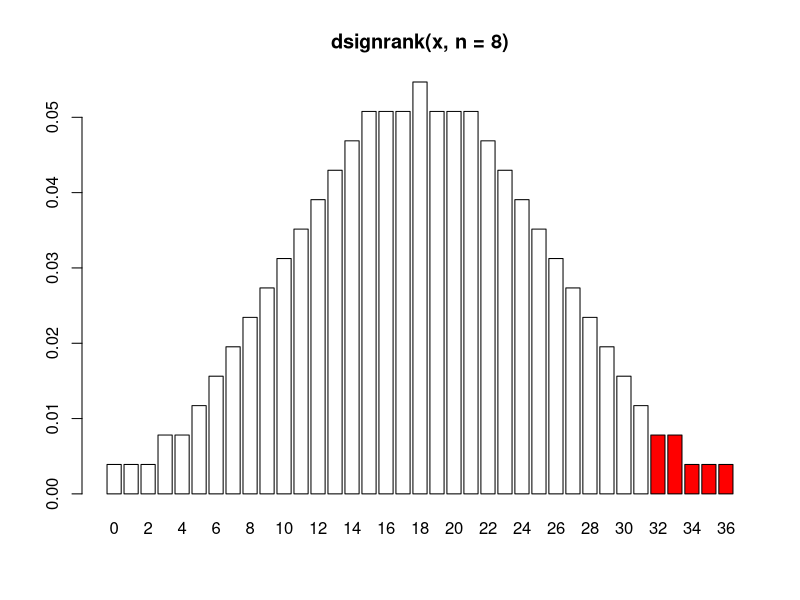
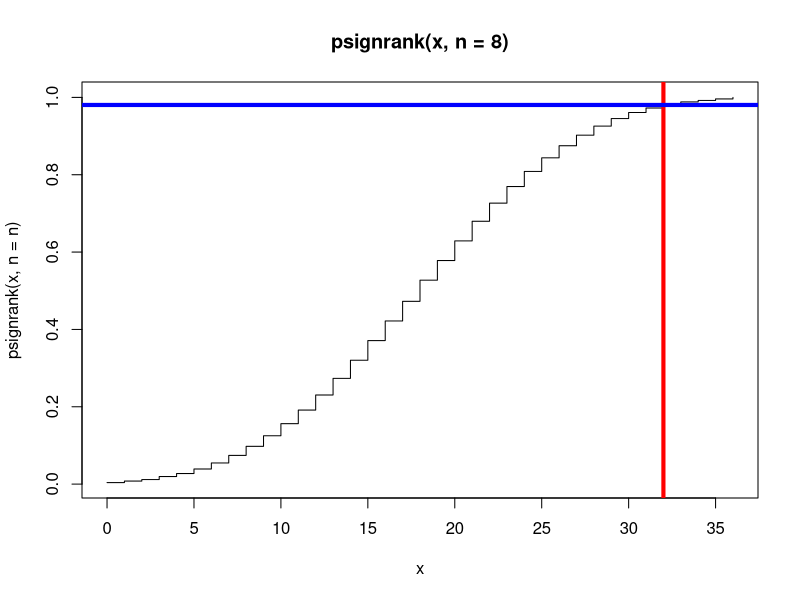
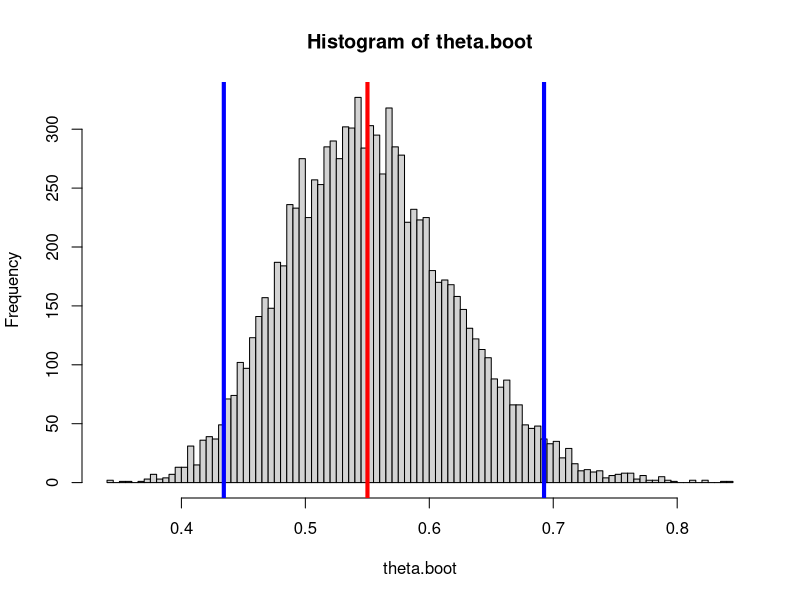

These charts were generated, in order, by the following R code:
## ---- chunk 1
knitr::opts_chunk$set(echo = TRUE)
## ---- chunk 2
school = c(82,69,73,43,58,56,76,65)
home = c(63,42,74,37,51,43,80,62)
## ---- chunk 3
response = school - home
response
## ---- chunk 4
wplus = sum((response>0)*rank(abs(response)))
wplus
## ---- chunk 5
n = length(response)
w = sum(sign(response)*rank(abs(response)))
wplus = 0.5*w + n*(n+1)/4
wplus
## ---- chunk 6
x = seq(0,n*(n+1)/2,1)
colors = rep("white",length(x))
colors[x >= wplus] = "red"
barplot(dsignrank(x,n),names.arg = x,main = paste0("dsignrank(x, n = ", n, ")"),col = colors)
## ---- chunk 7
plot(x,psignrank(x, n = n),type = "s",main = paste0("psignrank(x, n = ", n, ")"))
abline(v=wplus,col = "red",lwd = 4)
abline(h=psignrank(wplus,n),col = "blue",lwd = 4)
## ---- chunk 8
pvalue = 1-psignrank(wplus-1,n,lower.tail = TRUE)
pvalue
## ---- chunk 9
wilcox.test(response,alternative="greater")
## ---- chunk 10
labels = c("nattacks","nsubjects")
aspirin = c(104,11037)
placebo = c(189,11034)
data = data.frame(aspirin,placebo)
rownames(data) = labels
data
## ---- chunk 11
rate = function(v) v[1]/v[2]
theta.hat = rate(data$aspirin)/rate(data$placebo)
theta.hat
## ---- chunk 12
population.one = c( rep(1,data["nattacks","aspirin"]), 
                    rep(0,data["nsubjects","aspirin"]-data["nattacks","aspirin"]) )
population.two = c( rep(1,data["nattacks","placebo"]), 
                    rep(0,data["nsubjects","placebo"]-data["nattacks","placebo"]) )

draw.bootstrap.sample = function() {
  boot.pop.one = sample(population.one,replace = TRUE)
  boot.pop.two = sample(population.two,replace = TRUE)
  rate.one = sum(boot.pop.one)/length(boot.pop.one)
  rate.two = sum(boot.pop.two)/length(boot.pop.two)
  return(rate.one/rate.two)
}
## ---- chunk 13
nrep = 10000
theta.boot = replicate(nrep,draw.bootstrap.sample())
hist(theta.boot,breaks=100)

# sample estimate
abline(v=theta.hat,col = "red",lwd = 4)

# bootstrap confidence interval
confidence.lower = sort(theta.boot)[nrep*.025]
confidence.upper = sort(theta.boot)[nrep*.975]
abline(v=c(confidence.lower,confidence.upper),col = "blue",lwd = 4)
